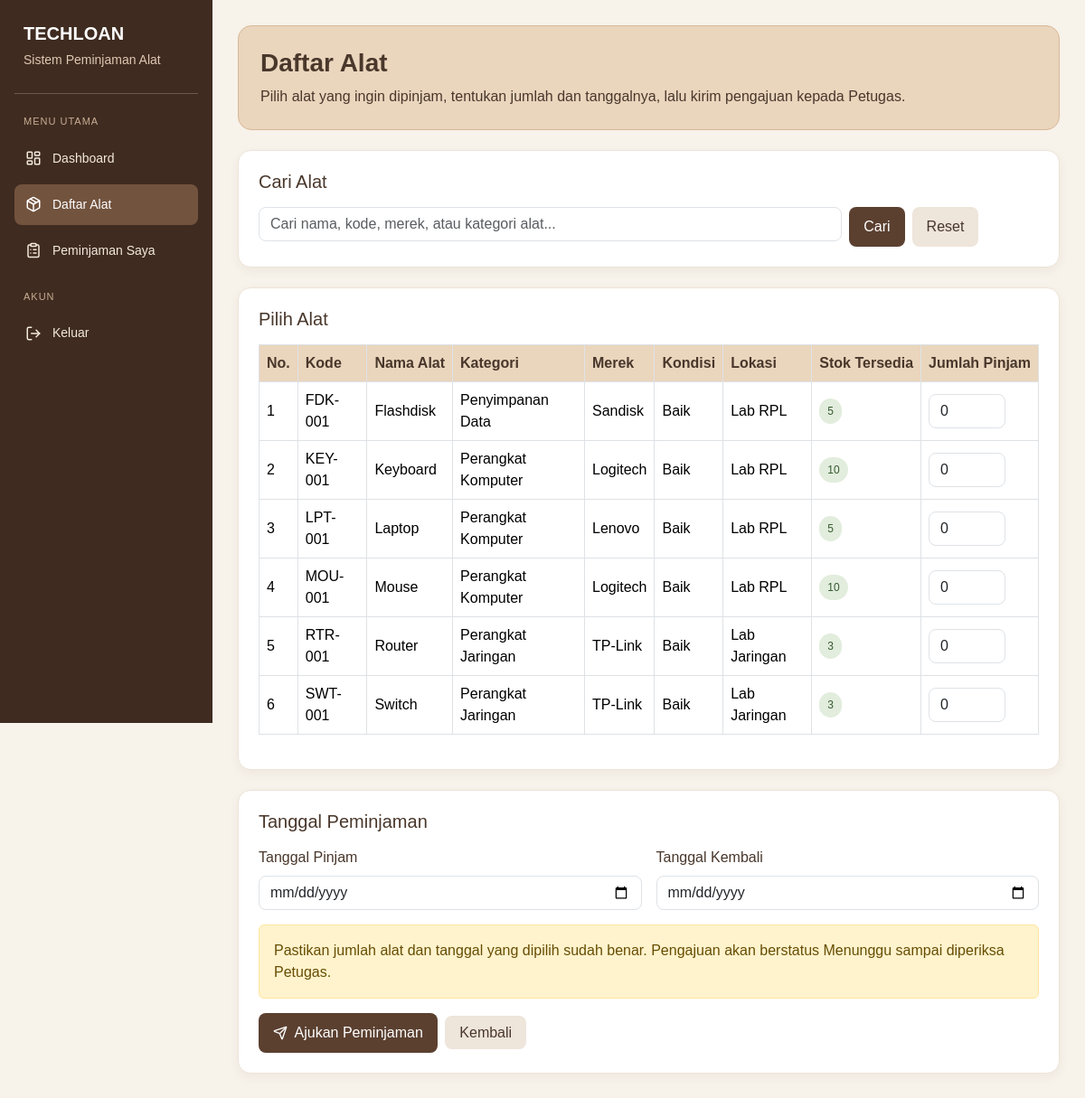
Page /peminjam/daftar_alat.php (signed in) on the committed database.
### tables this page shows
CREATE TABLE `alat` (
  `id_alat` int(11) NOT NULL,
  `id_kategori` int(11) NOT NULL,
  `kode_alat` varchar(30) NOT NULL,
  `nama_alat` varchar(100) NOT NULL,
  `merk` varchar(100) DEFAULT NULL,
  `jumlah` int(11) NOT NULL DEFAULT 0,
  `stok` int(11) NOT NULL DEFAULT 0,
  `kondisi` enum('Baik','Rusak Ringan','Rusak Berat') DEFAULT 'Baik',
  `lokasi` varchar(100) DEFAULT NULL,
  `keterangan` text DEFAULT NULL
);

CREATE TABLE `kategori` (
  `id_kategori` int(11) NOT NULL,
  `nama_kategori` varchar(100) NOT NULL,
  `keterangan` text DEFAULT NULL
);

### peminjam/daftar_alat.php (the view, shortened to what this page needs)
<?php
include "../koneksi.php";
function e($teks) {
    return htmlspecialchars((string) $teks, ENT_QUOTES, 'UTF-8');
}
$cari = trim($_GET['cari'] ?? '');
$sql_alat = "SELECT
                a.id_alat,
                a.kode_alat,
                a.nama_alat,
                a.merk,
                a.stok,
                a.kondisi,
                a.lokasi,
                k.nama_kategori
             FROM alat a
             LEFT JOIN kategori k
                ON a.id_kategori = k.id_kategori
             WHERE a.stok > 0";
$sql_alat .= " ORDER BY a.nama_alat ASC";
$stmt_alat = mysqli_prepare($koneksi, $sql_alat);
mysqli_stmt_execute($stmt_alat);
$result_alat = mysqli_stmt_get_result($stmt_alat);
?>
<!DOCTYPE html>
<html lang="id">
<head>
    <link rel="stylesheet" href="../asset/bootstrap.min.css">
</head>
<body>
<div class="sidebar">
    <div class="brand">
        <h4>TECHLOAN</h4>
        <small>Sistem Peminjaman Alat</small>
    </div>
    <div class="menu-title">MENU UTAMA</div>
    <a href="index.php" class="menu-link">
        <i data-lucide="layout-dashboard"></i>
        <span>Dashboard</span>
    </a>
    <a href="daftar_alat.php" class="menu-link active">
        <i data-lucide="package"></i>
        <span>Daftar Alat</span>
    </a>
    <a href="peminjaman_saya.php" class="menu-link">
        <i data-lucide="clipboard-list"></i>
        <span>Peminjaman Saya</span>
    </a>
    <div class="menu-title">AKUN</div>
    <a href="../logout.php" class="menu-link"
       onclick="return confirm('Yakin ingin keluar?')">
        <i data-lucide="log-out"></i>
        <span>Keluar</span>
    </a>
</div>
<div class="main">
    <div class="header-card">
        <h3>Daftar Alat</h3>
        <p class="mb-0">
            Pilih alat yang ingin dipinjam, tentukan jumlah dan tanggalnya,
            lalu kirim pengajuan kepada Petugas.
        </p>
    </div>
    <div class="panel">
        <h5 class="mb-3">Cari Alat</h5>
        <form method="GET" class="row g-2">
            <div class="col-md-9">
                <input
                    type="text"
                    name="cari"
                    class="form-control"
                    placeholder="Cari nama, kode, merek, atau kategori alat..."
                    value="<?= e($cari) ?>"
                >
            </div>
            <div class="col-md-3 d-flex gap-2">
                <button type="submit" class="btn-cokelat">
                    Cari
                </button>
                <a href="daftar_alat.php" class="btn-reset">
                    Reset
                </a>
            </div>
        </form>
    </div>
    <form method="POST" id="formPeminjaman">
        <div class="panel">
            <h5 class="mb-3">Pilih Alat</h5>
            <div class="table-responsive">
                <table class="table table-bordered table-hover">
                    <thead>
                        <tr>
                            <th>No.</th>
                            <th>Kode</th>
                            <th>Nama Alat</th>
                            <th>Kategori</th>
                            <th>Merek</th>
                            <th>Kondisi</th>
                            <th>Lokasi</th>
                            <th>Stok Tersedia</th>
                            <th>Jumlah Pinjam</th>
                        </tr>
                    </thead>
                    <tbody>
                    <?php if (mysqli_num_rows($result_alat) > 0): ?>
                        <?php $no = 1; ?>
                        <?php while ($alat = mysqli_fetch_assoc($result_alat)): ?>
                            <tr>
                                <td><?= $no++ ?></td>
                                <td><?= e($alat['kode_alat']) ?></td>
                                <td><?= e($alat['nama_alat']) ?></td>
                                <td><?= e($alat['nama_kategori'] ?? '-') ?></td>
                                <td><?= e($alat['merk'] ?: '-') ?></td>
                                <td><?= e($alat['kondisi']) ?></td>
                                <td><?= e($alat['lokasi'] ?: '-') ?></td>
                                <td>
                                    <span class="stok-badge">
                                        <?= (int) $alat['stok'] ?>
                                    </span>
                                </td>
                                <td>
                                    <input
                                        type="number"
                                        name="jumlah[<?= (int) $alat['id_alat'] ?>]"
                                        class="form-control jumlah-input"
                                        min="0"
                                        max="<?= (int) $alat['stok'] ?>"
                                        value="0"
                                    >
                                </td>
                            </tr>
                        <?php endwhile; ?>
                    <?php endif; ?>
                    </tbody>
                </table>
            </div>
        </div>
        <div class="panel">
            <h5 class="mb-3">Tanggal Peminjaman</h5>
            <div class="row g-3">
                <div class="col-md-6">
                    <label class="form-label">Tanggal Pinjam</label>
                    <input
                        type="date"
                        name="tanggal_pinjam"
                        class="form-control"
                        min="<?= date('Y-m-d') ?>"
                        required
                    >
                </div>
                <div class="col-md-6">
                    <label class="form-label">Tanggal Kembali</label>
                    <input
                        type="date"
                        name="tanggal_kembali"
                        class="form-control"
                        min="<?= date('Y-m-d', strtotime('+1 day')) ?>"
                        required
                    >
                </div>
            </div>
            <div class="alert alert-warning mt-3 mb-3">
                Pastikan jumlah alat dan tanggal yang dipilih sudah benar.
                Pengajuan akan berstatus Menunggu sampai diperiksa Petugas.
            </div>
            <button
                type="submit"
                name="ajukan"
                value="1"
                class="btn-cokelat"
                onclick="return konfirmasiPeminjaman()"
            >
                <i data-lucide="send" class="me-1"
                   style="width:16px;height:16px;"></i>
                Ajukan Peminjaman
            </button>
            <a href="index.php" class="btn-reset ms-1">
                Kembali
            </a>
        </div>
    </form>
</div>
</body>
</html>

### peminjam/daftar_alat.php (style rules this page uses)
body { margin: 0; background: #f7f2ea; color: #49372b; font-family: Arial, sans-serif; }
.sidebar { width: 235px; height: 100vh; position: fixed; top: 0; left: 0; background: #3f2b20; color: white; padding: 25px 16px; overflow-y: auto; }
.brand { padding: 0 10px 25px; border-bottom: 1px solid #705847; margin-bottom: 22px; }
.brand h4 { font-size: 20px; font-weight: bold; margin-bottom: 5px; }
.brand small { color: #dfc9b2; }
.menu-title { color: #c9ae94; font-size: 11px; margin: 20px 10px 10px; letter-spacing: 1px; }
.menu-link { display: flex; align-items: center; gap: 12px; padding: 12px; margin-bottom: 6px; border-radius: 8px; color: #f4e9dd; text-decoration: none; font-size: 14px; }
.menu-link:hover, .menu-link.active { background: #72533e; color: white; }
.menu-link svg { width: 18px; height: 18px; }
.main { margin-left: 235px; padding: 28px; }
.header-card { background: #ead5bd; border: 1px solid #d8b998; border-radius: 15px; padding: 24px; margin-bottom: 22px; }
.header-card h3 { font-weight: bold; }
.panel { background: white; border-radius: 14px; padding: 22px; border: 1px solid #eee3d7; box-shadow: 0 4px 12px rgba(75, 52, 35, 0.05); margin-bottom: 22px; }
.form-control, .form-select { border-radius: 8px; }
.btn-cokelat { background: #5b4030; color: white; border: none; border-radius: 8px; padding: 10px 16px; }
.btn-reset { background: #eee5db; color: #49372b; border-radius: 8px; padding: 10px 16px; text-decoration: none; }
.table thead th { background: #ead5bd; color: #49372b; white-space: nowrap; }
.table td { vertical-align: middle; }
.jumlah-input { width: 85px; min-width: 70px; }
.stok-badge { display: inline-block; background: #e2eddd; color: #355b30; padding: 5px 9px; border-radius: 20px; font-size: 12px; }

### rows in the picture
alat: kode_alat "FDK-001", nama_alat "Flashdisk", id_kategori.nama_kategori "Penyimpanan Data", merk "Sandisk", kondisi "Baik", lokasi "Lab RPL", stok "5"
alat: kode_alat "KEY-001", nama_alat "Keyboard", id_kategori.nama_kategori "Perangkat Komputer", merk "Logitech", kondisi "Baik", lokasi "Lab RPL", stok "10"
alat: kode_alat "LPT-001", nama_alat "Laptop", id_kategori.nama_kategori "Perangkat Komputer", merk "Lenovo", kondisi "Baik", lokasi "Lab RPL", stok "5"
alat: kode_alat "MOU-001", nama_alat "Mouse", id_kategori.nama_kategori "Perangkat Komputer", merk "Logitech", kondisi "Baik", lokasi "Lab RPL", stok "10"
alat: kode_alat "RTR-001", nama_alat "Router", id_kategori.nama_kategori "Perangkat Jaringan", merk "TP-Link", kondisi "Baik", lokasi "Lab Jaringan", stok "3"
alat: kode_alat "SWT-001", nama_alat "Switch", id_kategori.nama_kategori "Perangkat Jaringan", merk "TP-Link", kondisi "Baik", lokasi "Lab Jaringan", stok "3"
